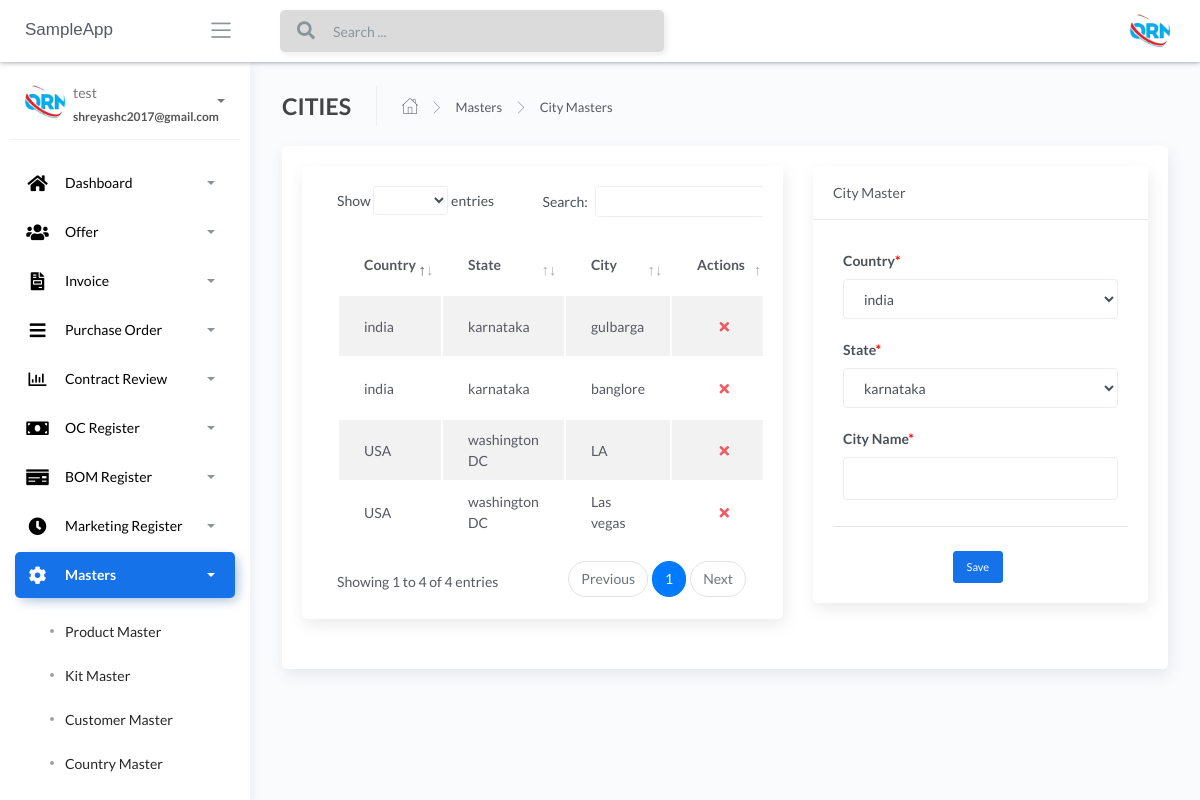
/City-masters (signed in), run on an earlier commit of the app's database.
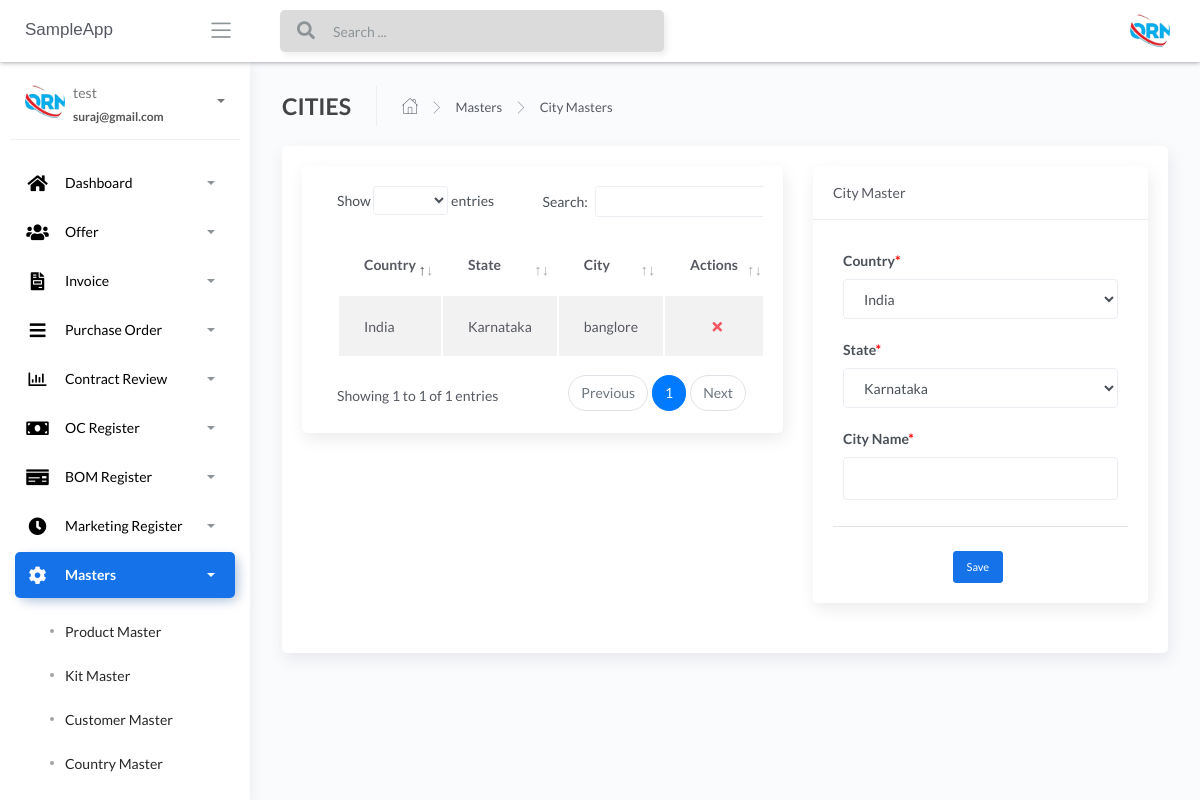
And on a later commit of the database.
### apps/authentication/models.py (models this page shows, shortened)
class Users(db.Model, UserMixin):
    __tablename__ = 'Users'
    id = db.Column(db.Integer, primary_key=True)
    username = db.Column(db.String(64), unique=True)
    email = db.Column(db.String(64), unique=True)
    password = db.Column(db.LargeBinary)

### apps/home/models.py (models this page shows, shortened)
class CityMaster(db.Model):
    __tablename__ = "CityMaster"
    id = db.Column(db.Integer, primary_key=True)
    country_name = db.Column(db.String())
    state_name = db.Column(db.String())
    city_name = db.Column(db.String())
    def __repr__(self):
        return self.country_name

class CountryMaster(db.Model):
    __tablename__ = "CountryMaster"
    id = db.Column(db.Integer, primary_key=True)
    country_name_temp = db.Column(db.String())
    def __repr__(self):
        return self.country_name_temp

class StateMaster(db.Model):
    __tablename__ = "StateMaster"
    id = db.Column(db.Integer, primary_key=True)
    state_name_temp = db.Column(db.String())
    def __repr__(self):
        return self.state_name_temp

### apps/home/routes.py (the view, shortened to what this page needs)
@blueprint.route('/City-masters', methods=['GET', 'POST'])
@login_required
def City_masters():
    if request.method == 'GET':
        users = CityMaster.query.all()
        states = StateMaster.query.all()
        countries = CountryMaster.query.all()
        print(users,states,countries)
        return render_template('home/City-masters.html', len_country= len(countries), users=users, len_state=len(states), states=states, countries=countries,segment='City-masters')

### apps/__init__.py (called while the page is built)
def configure_database(app):
    @app.before_first_request
    def initialize_database():
        db.create_all()
    @app.teardown_request
    def shutdown_session(exception=None):
        db.session.remove()

### apps/authentication/models.py (called while the page is built)
@login_manager.user_loader
def user_loader(id):
    return Users.query.filter_by(id=id).first()

### apps/templates/home/City-masters.html (shortened to what the changed rows need)
{% extends "layouts/base.html" %}
{% block content %}
<div class="content">
	<div class="page-inner">
		<div class="row">
			<div class="col-md-12">
				<div class="card">
					<div class="card-body">
						<div class="row">
							<div class="col-sm-7">
								<div class="content">
									<div class="row">
										<div class="col-sm-12">
											<div class="card">
												<div class="card-body">
													<div class="table-responsive">
														<table id="add-row"
															class="display table table-striped table-hover">
															<thead>
																<tr>
																	<th> Country </th>
																	<th> State </th>
																	<th> City </th>
																	<th>Actions</th>
																</tr>
															</thead>
															<tbody>
																{% for user in users %}
																<tr {% if loop.index %2==0 %} {% else %} {% endif %}>
																	<td>{{user.country_name}}</td>
																	<td>{{user.state_name}}</td>
																	<td>{{user.city_name}}</td>
																	<td>
																		<div class="form-button-action">
																			<span style="font-size: 24px;color:red;">
																				<a href="/{{user.id}}/deletecity"
																					type="button" data-toggle="tooltip"
																					name="submit_city"
																					class="btn btn-link btn-danger"
																					data-original-title="Remove"
																					value="submitcity"> <i
																						class="fas fa-times"></i></a>
																			</span>
																		</div>
																	</td>
																	{% endfor %}
																</tr>
															</tbody>
														</table>
													</div>
												</div>
											</div>
										</div>
									</div>
								</div>
							</div>
							<div class="col-sm-5">
								<div class="content">
									<form action='' method="POST">
										<div class="content-wrapper">
											<div class="row">
												<div class="col-sm-12">
													<div class="card">
														<div class="card-body">
															<div class="col-sm-12">
																<div class="row">
																	<div class="form-group col-sm-12">
																		<label>Country<span
																				style="color: red;">*</span></label>
																		<select name="country_name"
																			class="form-control">
																			{% for user in range(0, len_country) %}
																			<option>{{ countries[user] }}</option>
																			{% endfor %}
																		</select>
																	</div>
																	<div class="form-group col-sm-12">
																		<label for="publisher">State<span
																				style="color: red;">*</span></label>
																		<select name="state_name" class="form-control">
																			{% for user in range(0, len_state) %}
																			<option>{{ states[user] }}</option>
																			{% endfor %}
																		</select>
																	</div>
																</div>
															</div>
														</div>
													</div>
												</div>
											</div>
										</div>
									</form>
								</div>
							</div>
						</div>
					</div>
				</div>
			</div>
		</div>
	</div>
</div>
{% endblock content %}

### apps/templates/includes/sidebar.html (shortened to what the changed rows need)
		<div class="sidebar sidebar-style-2" data-background-color="white">
			<div class="sidebar-wrapper scrollbar scrollbar-inner">
				<div class="sidebar-content">
				{% if current_user.is_authenticated %}
					<div class="user">
						<div class="avatar-sm float-left mr-2">
							<img src="/static/assets/img/logo.jpg" alt="..." class="avatar-img rounded-circle">
						</div>
						<div class="info">
							<a data-toggle="collapse" href="#collapseExample" aria-expanded="true">
								<span>
									{{ current_user.username }}
									<span class="user-level">
										{{ current_user.email }}
									</span>
									<span class="caret"></span>
								</span>
							</a>
						</div>
					</div>
					<ul class="nav nav-primary">
						<li class="nav-item {% if 'dashboard' in segment %} active {% endif %}">
							<a data-toggle="collapse" href="#dashboard" aria-expanded="false">
								<i style="color:black;" class="fas fa-home"></i>
								<p style="color:black;">Dashboard</p>
								<span class="caret"></span>
							</a>
						</li>
						<li class="nav-item {% if 'offer-' in segment %} active {% endif %}">
							<a data-toggle="collapse" href="#base">
								<i  style="color:black;" class="fas fa-users"></i>
								<p  style="color:black;">Offer</p>
								<span class="caret"></span>
							</a>
						</li>
						<li class="nav-item {% if 'invoice' in segment %} active {% endif %}">
							<a data-toggle="collapse" href="#invoice">
								<i  style="color:black;" class="fas fa-file-invoice"></i>
								<p  style="color:black;">Invoice</p>
								<span class="caret"></span>
							</a>
						</li>
						<li class="nav-item {% if 'purchaseorder' in segment %} active {% endif %}">
							<a data-toggle="collapse" href="#purchaseorder">
								<i  style="color:black;" class="fas fa-bars"></i>
								<p  style="color:black;">Purchase Order</p>
								<span class="caret"></span>
							</a>
						</li>
						<li class="nav-item {% if 'contractreview' in segment %} active {% endif %}">
							<a data-toggle="collapse" href="#contractreview">
								<i  style="color:black;" class="far fa-chart-bar"></i>
								<p  style="color:black;">Contract Review</p>
								<span class="caret"></span>
							</a>
						</li>
						<li class="nav-item {% if 'OcRegister' in segment %} active {% endif %}">
							<a data-toggle="collapse" href="#OcRegister">
								<i  style="color:black;" class="fas fa-money-bill"></i>
								<p  style="color:black;">OC Register</p>
								<span class="caret"></span>
							</a>
						</li>
						<li class="nav-item {% if 'BOMRegister' in segment %} active {% endif %}">
							<a data-toggle="collapse" href="#BOMRegister">
								<i  style="color:black;" class="fas fa-money-check"></i>
								<p  style="color:black;">BOM Register</p>
								<span class="caret"></span>
							</a>
						</li>
						<li class="nav-item {% if 'MarketingRegister' in segment %} active {% endif %}">
							<a data-toggle="collapse" href="#MarketingRegister">
								<i  style="color:black;" class="fas fa-clock"></i>
								<p  style="color:black;">Marketing Register</p>
								<span class="caret"></span>
							</a>
						</li>
						<li class="nav-item {% if 'masters' in segment %} active {% endif %}">
							<a data-toggle="collapse" href="#masters">
								<i  style="color:black;" class="fas fa-cog fa-spin"></i>
								<p  style="color:black;">Masters</p>
								<span class="caret"></span>
							</a>
							<div class="collapse {% if 'masters' in segment %} show {% endif %}" id="masters">
								<ul class="nav nav-collapse">
									<li class="{% if 'Product-masters' in segment %} active {% endif %}">
										<a href="/Product-masters">
											<span  style="color:black;" class="sub-item">Product Master</span>
										</a>
									</li>
									<li class="{% if 'Kit-masters' in segment %} active {% endif %}">
										<a href="/Kit-masters">
											<span  style="color:black;"class="sub-item">Kit Master</span>
										</a>
									</li>
									<li class="{% if 'Customer-masters' in segment %} active {% endif %}">
										<a href="/Customer-masters">
											<span  style="color:black;" class="sub-item">Customer Master</span>
										</a>
									</li>
									<li class="{% if 'Country-masters' in segment %} active {% endif %}">
										<a href="/Country-masters">
											<span  style="color:black;" class="sub-item">Country Master</span>
										</a>
									</li>
									<li class="{% if 'State-masters' in segment %} active {% endif %}">
										<a href="/State-masters">
										</a>
									</li>
								</ul>
							</div>
						</li>
					</ul>
				{% endif %}
				</div>
			</div>
		</div>

What changed in the data, as far as the page shows it:
removed CityMaster: country_name "india", state_name "karnataka", city_name "banglore"
removed CityMaster: country_name "USA", state_name "washington DC", city_name "LA"
removed CityMaster: country_name "USA", state_name "washington DC", city_name "Las vegas"
changed Users "test": email "shreyashc2017@gmail.com" → "suraj@gmail.com"
changed CityMaster: country_name "india" → "India"; state_name "karnataka" → "Karnataka"; city_name "gulbarga" → "banglore"
changed CountryMaster: country_name "india" → "India"
changed StateMaster: state_name "karnataka" → "Karnataka"
Also different on the page:
text written by a page script: "Show entries Search: Showing 1 to 4 of 4 entries Previous 1 Next" → "Show entries Search: Showing 1 to 1 of 1 entries Previous 1 Next"
